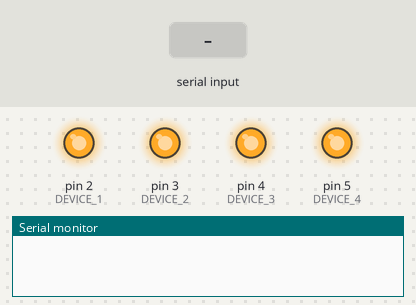
Recording of a program running on a simulated Arduino Uno, built with avr-gcc and run on an emulated ATmega328P. Shown: output pins drawn as LEDs (lit = HIGH), the last lines printed to the serial monitor. The inputs (shaded band) are chosen by the test bench.

Above: at 1.2 s.
1.3 s: "a" received over Serial
At 1.9 s:
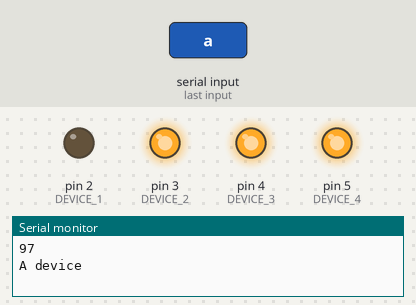
2.8 s: "b" received over Serial
At 3.1 s:
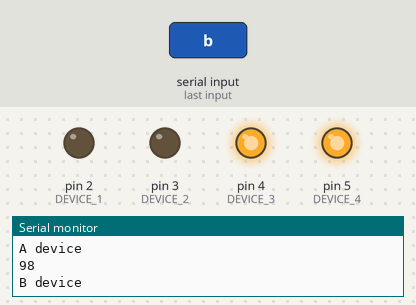
4.3 s: "c" received over Serial
At 5.4 s:
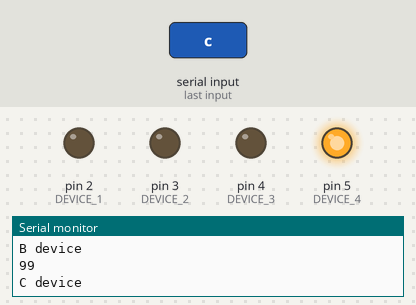
5.8 s: "d" received over Serial
At 6.6 s:
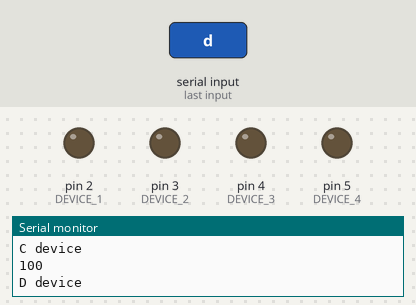
7.3 s: "a" received over Serial
At 7.7 s:
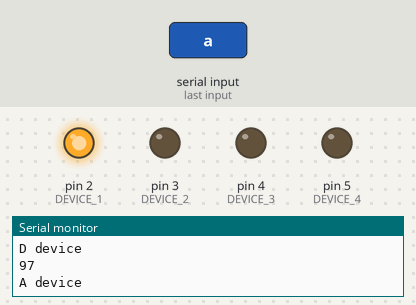
8.8 s: "b" received over Serial
At 10.1 s:
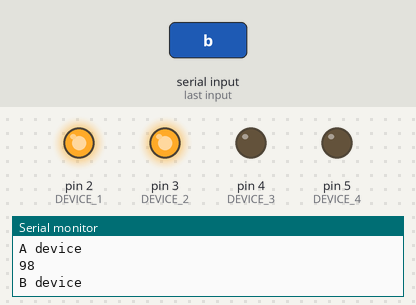
Timing chart, 0 to 11.3 s (numbered marks = the images above; inputs shaded):
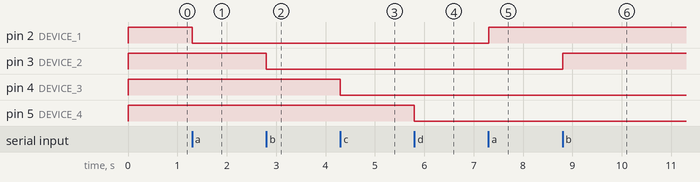

Measured:
- after the input at 1.3 s, pin 2 (DEVICE_1): HIGH → LOW at once
- after the input at 2.8 s, pin 3 (DEVICE_2): HIGH → LOW at once
- after the input at 4.3 s, pin 4 (DEVICE_3): HIGH → LOW at once
- after the input at 5.8 s, pin 5 (DEVICE_4): HIGH → LOW at once
- after the input at 7.3 s, pin 2 (DEVICE_1): LOW → HIGH at once
- after the input at 8.8 s, pin 3 (DEVICE_2): LOW → HIGH at once

The program:

main.cpp
```cpp
#include <Arduino.h>
#include <SoftwareSerial.h>

SoftwareSerial gtSerial(0, 1);

const int DEVICE_1 = 2;
const int DEVICE_2 = 3;
const int DEVICE_3 = 4;
const int DEVICE_4 = 5;

void setup()
{
  Serial.begin(9600);
  gtSerial.begin(9600);

  pinMode(DEVICE_1, OUTPUT);
  pinMode(DEVICE_2, OUTPUT);
  pinMode(DEVICE_3, OUTPUT);
  pinMode(DEVICE_4, OUTPUT);

  digitalWrite(DEVICE_1, HIGH);
  digitalWrite(DEVICE_2, HIGH);
  digitalWrite(DEVICE_3, HIGH);
  digitalWrite(DEVICE_4, HIGH);
}

void switchDevice(int device){
  int state = digitalRead(device);

  if (state == HIGH)
  {
    state = LOW;
  }
  else
  {
    state = HIGH;
  }

  digitalWrite(device, state);
}

void loop()
{
  if (gtSerial.available())
  {
    Serial.println(gtSerial.read());
  }
  if (Serial.available())
  {
    int signal = Serial.read();
    Serial.println(signal);
    switch (signal)
    {
    case 'a':
      Serial.println("A device");
      switchDevice(DEVICE_1);

      break;
    case 'b':
      Serial.println("B device");
      switchDevice(DEVICE_2);

      break;
    case 'c':
      Serial.println("C device");
      switchDevice(DEVICE_3);

      break;
    case 'd':
      Serial.println("D device");
      switchDevice(DEVICE_4);

      break;

    default:
      delay(800);
    }
  }
}
```
